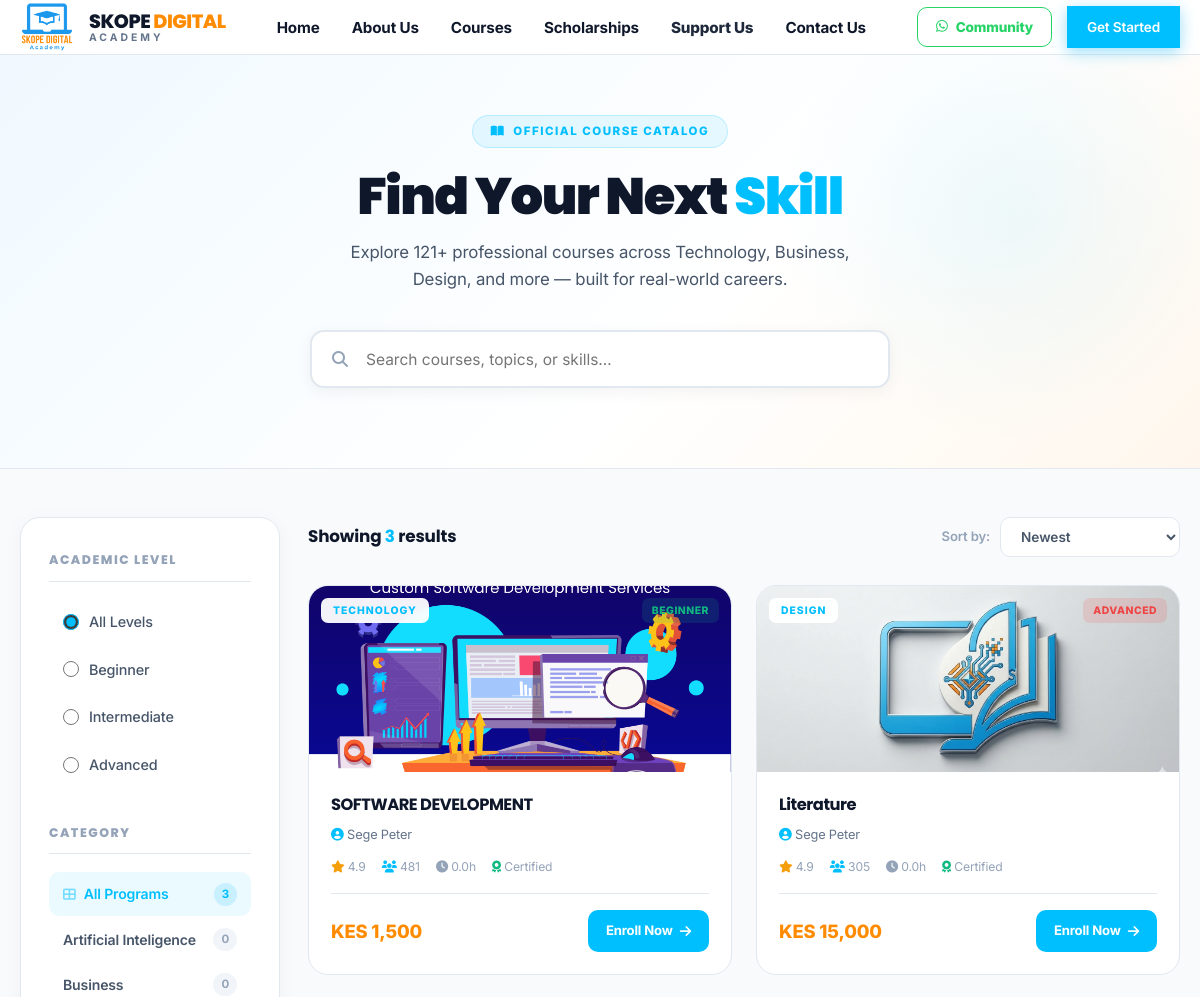
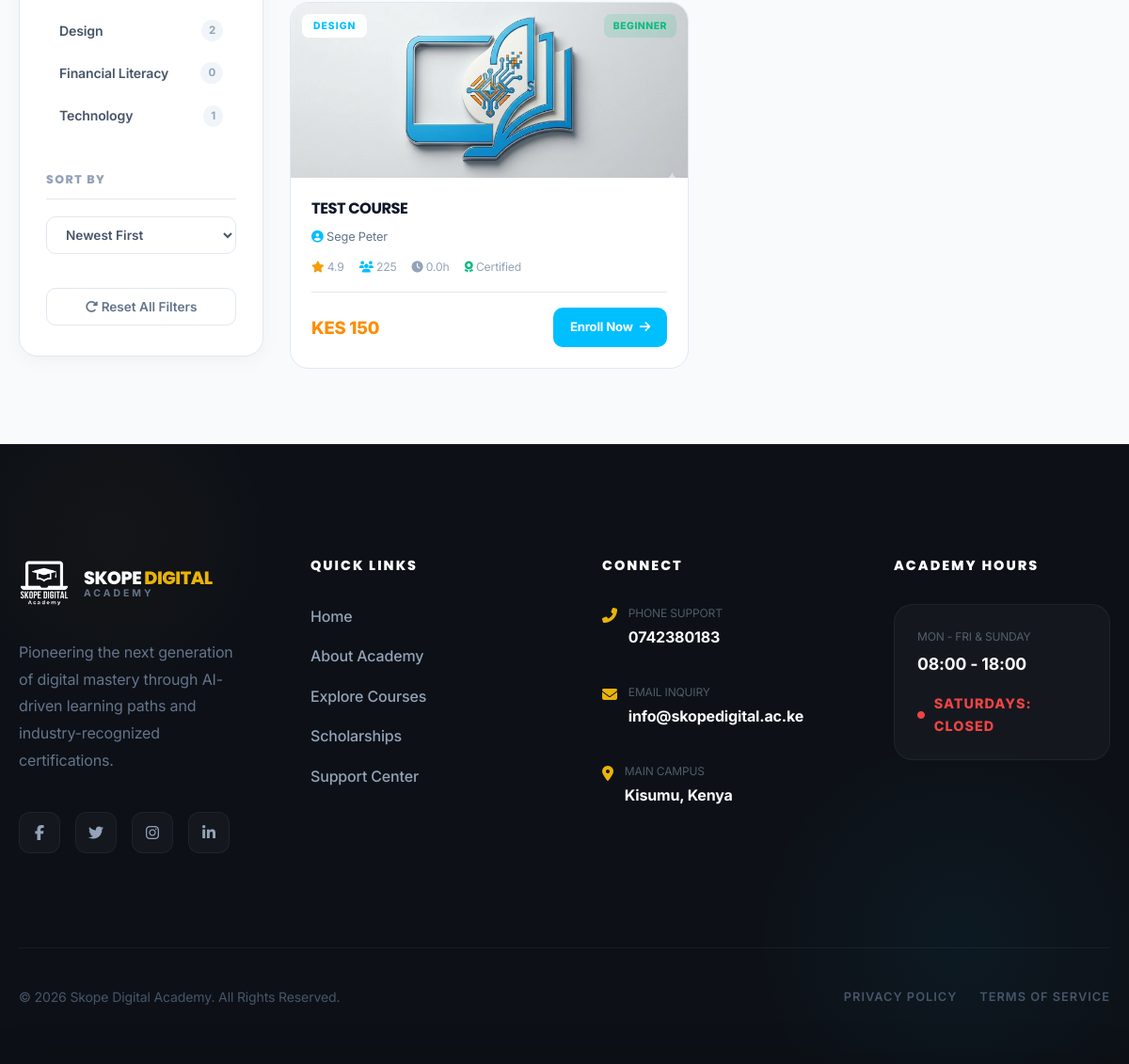
/courses.php, run on the app's committed database (2 pictures, top to bottom).
### tables this page shows
CREATE TABLE `categories` (
  `id` int(11) NOT NULL AUTO_INCREMENT,
  `name` varchar(100) NOT NULL,
  `slug` varchar(120) NOT NULL,
  `icon` varchar(50) DEFAULT 'fas fa-book',
  `color` varchar(20) DEFAULT '#00AEEF',
  `created_at` datetime DEFAULT current_timestamp(),
  PRIMARY KEY (`id`),
  UNIQUE KEY `slug` (`slug`)
);

CREATE TABLE `courses` (
  `id` int(11) NOT NULL AUTO_INCREMENT,
  `tutor_id` int(11) NOT NULL,
  `category_id` int(11) DEFAULT NULL,
  `title` varchar(255) NOT NULL,
  `slug` varchar(280) DEFAULT NULL,
  `description` text DEFAULT NULL,
  `level` enum('beginner','intermediate','advanced') DEFAULT 'beginner',
  `price` decimal(10,2) DEFAULT 0.00,
  `thumbnail` varchar(255) DEFAULT NULL,
  `preview_video` varchar(255) DEFAULT NULL,
  `status` enum('draft','pending','published','archived') DEFAULT 'draft',
  `duration_hours` decimal(5,1) DEFAULT 0.0,
  `total_lessons` int(11) DEFAULT 0,
  `enrolled_count` int(11) DEFAULT 0,
  `avg_rating` decimal(3,2) DEFAULT 0.00,
  `created_at` datetime DEFAULT current_timestamp(),
  PRIMARY KEY (`id`),
  KEY `tutor_id` (`tutor_id`),
  KEY `category_id` (`category_id`)
);

CREATE TABLE `users` (
  `id` int(11) NOT NULL AUTO_INCREMENT,
  `name` varchar(150) NOT NULL,
  `email` varchar(191) NOT NULL,
  `password` varchar(255) NOT NULL,
  `role` enum('admin','tutor','student') NOT NULL DEFAULT 'student',
  `admission_number` varchar(50) DEFAULT NULL,
  `phone` varchar(20) DEFAULT NULL,
  `avatar` varchar(255) DEFAULT NULL,
  `bio` text DEFAULT NULL,
  `dob` date DEFAULT NULL,
  `gender` enum('male','female','other') DEFAULT NULL,
  `county` varchar(100) DEFAULT NULL,
  `nationality` varchar(100) DEFAULT 'Kenyan',
  `national_id` varchar(50) DEFAULT NULL,
  `education_level` varchar(100) DEFAULT NULL,
  `id_document` varchar(255) DEFAULT NULL,
  `referral_code` varchar(50) DEFAULT NULL,
  `referred_by` int(11) DEFAULT NULL,
  `status` enum('active','pending','suspended') NOT NULL DEFAULT 'pending',
  `email_verified` tinyint(1) DEFAULT 0,
  `points` int(11) DEFAULT 0,
  `merit_coins` decimal(15,2) DEFAULT 0.00,
  `created_at` datetime DEFAULT current_timestamp(),
  `last_login` datetime DEFAULT NULL,
  PRIMARY KEY (`id`),
  UNIQUE KEY `email` (`email`),
  UNIQUE KEY `referral_code` (`referral_code`),
  UNIQUE KEY `national_id` (`national_id`),
  UNIQUE KEY `admission_number` (`admission_number`),
  KEY `fk_referred_by` (`referred_by`),
  CONSTRAINT `fk_referred_by` FOREIGN KEY (`referred_by`) REFERENCES `users` (`id`) ON DELETE SET NULL
);

### includes/auth.php (called while the page is built, shortened)
<?php
function isLoggedIn(): bool {
    return isset($_SESSION['user_id']) && !empty($_SESSION['user_id']);
}

### courses.php (the view, shortened to what this page needs)
<?php
require_once 'includes/db.php';
require_once 'includes/auth.php';
$cat_id = $_GET['category'] ?? 'all';
$level  = $_GET['level']    ?? 'all';
$search = trim($_GET['search'] ?? '');
$sort   = $_GET['sort']     ?? 'newest';
$params = [];
$query  = "SELECT c.*, u.name AS tutor_name, cat.name AS category_name
           FROM courses c
           JOIN users u ON c.tutor_id = u.id
           LEFT JOIN categories cat ON c.category_id = cat.id
           WHERE c.status = 'published'";
$query .= match($sort) {
    'price_asc'  => " ORDER BY c.price ASC",
    'price_desc' => " ORDER BY c.price DESC",
    'rating'     => " ORDER BY c.avg_rating DESC",
    default      => " ORDER BY c.created_at DESC",
};
try {
    $stmt = $pdo->prepare($query);
    $stmt->execute($params);
    $courses = $stmt->fetchAll();
    $categories = $pdo->query("SELECT * FROM categories ORDER BY name ASC")->fetchAll();
    $cat_counts = [];
    foreach ($pdo->query("SELECT category_id, COUNT(*) AS cnt FROM courses WHERE status='published' GROUP BY category_id")->fetchAll() as $r) {
        $cat_counts[$r['category_id']] = $r['cnt'];
    }
    $total_published = array_sum($cat_counts);
} catch (Exception $e) {
    $courses = []; $categories = []; $cat_counts = []; $total_published = 0;
}
$user = isLoggedIn() ? currentUser() : null;
$enrolled_ids = $user ? $pdo->query("SELECT course_id FROM enrollments WHERE student_id = ".$user['id']." AND status != 'cancelled'")->fetchAll(PDO::FETCH_COLUMN) : [];
?>
<!DOCTYPE html>
<html lang="en">
<head>
<link rel="stylesheet" href="https://cdnjs.cloudflare.com/ajax/libs/font-awesome/6.5.1/css/all.min.css">
<link rel="stylesheet" href="assets/css/main.css">
</head>
<body>
<?php require_once 'includes/nav.php'; ?>
<section class="page-hero">
  <div class="container" style="text-align:center; position:relative; z-index:1;">
    <div style="display:inline-flex;align-items:center;gap:8px;background:rgba(0,191,255,0.09);color:#00BFFF;border:1px solid rgba(0,191,255,0.2);padding:6px 18px;border-radius:999px;font-size:0.72rem;font-weight:800;text-transform:uppercase;letter-spacing:1.5px;margin-bottom:20px;">
      <i class="fas fa-book-open"></i> Official Course Catalog
    </div>
    <h1>Find Your Next <span>Skill</span></h1>
    <p>Explore <?= number_format($total_published + 118) ?>+ professional courses across Technology, Business, Design, and more — built for real-world careers.</p>
    <form action="courses.php" method="GET" class="search-wrap" id="heroSearch">
      <i class="fas fa-search search-icon"></i>
      <input type="text" name="search" class="search-field"
             placeholder="Search courses, topics, or skills…"
             value="<?= htmlspecialchars($search) ?>">
    </form>
  </div>
</section>
<div class="container">
  <div class="catalog-wrap">
    <aside>
      <div class="filter-panel">
        <form id="filterForm" action="courses.php" method="GET">
          <div class="filter-section">
            <span class="filter-label">Academic Level</span>
            <div class="filter-radio">
              <?php foreach(['all'=>'All Levels','beginner'=>'Beginner','intermediate'=>'Intermediate','advanced'=>'Advanced'] as $val=>$lbl): ?>
              <label class="radio-item">
                <input type="radio" name="level" value="<?= $val ?>" <?= $level === $val ? 'checked' : '' ?> onchange="document.getElementById('filterForm').submit()">
                <?= $lbl ?>
              </label>
              <?php endforeach; ?>
            </div>
          </div>
          <div class="filter-section">
            <span class="filter-label">Category</span>
            <a href="courses.php?level=<?= $level ?>&search=<?= urlencode($search) ?>" class="cat-item <?= $cat_id === 'all' ? 'active' : '' ?>">
              <span><i class="fas fa-th-large" style="margin-right:8px;font-size:0.8rem;opacity:0.5;"></i>All Programs</span>
              <span class="cat-count"><?= number_format($total_published) ?></span>
            </a>
            <?php foreach($categories as $cat): ?>
            <a href="courses.php?category=<?= $cat['id'] ?>&level=<?= $level ?>&search=<?= urlencode($search) ?>" class="cat-item <?= $cat_id == $cat['id'] ? 'active' : '' ?>">
              <span><?= htmlspecialchars($cat['name']) ?></span>
              <span class="cat-count"><?= $cat_counts[$cat['id']] ?? 0 ?></span>
            </a>
            <?php endforeach; ?>
          </div>
          <div class="filter-section">
            <span class="filter-label">Sort By</span>
            <select name="sort" class="sort-select" style="width:100%;margin-top:0;" onchange="document.getElementById('filterForm').submit()">
              <option value="newest"    <?= $sort==='newest'    ?'selected':'' ?>>Newest First</option>
            </select>
          </div>
          <button type="button" class="btn-clear" onclick="window.location.href='courses.php'">
            <i class="fas fa-redo-alt"></i> Reset All Filters
          </button>
        </form>
      </div>
    </aside>
    <main>
      <div class="results-header">
        <div style="display:flex;align-items:center;gap:12px;flex-wrap:wrap;">
          <div class="results-count">
            Showing <span><?= count($courses) ?></span> result<?= count($courses) !== 1 ? 's' : '' ?>
          </div>
        </div>
        <div class="desktop-sort" style="display:flex;align-items:center;gap:10px;">
          <label style="font-size:0.82rem;color:#94a3b8;font-weight:600;white-space:nowrap;">Sort by:</label>
          <select class="sort-select" onchange="window.location.href='courses.php?category=<?= $cat_id ?>&level=<?= $level ?>&search=<?= urlencode($search) ?>&sort='+this.value">
            <option value="newest"    <?= $sort==='newest'    ?'selected':'' ?>>Newest</option>
          </select>
        </div>
      </div>
      <div class="course-grid">
        <?php if(!empty($courses)): ?>
          <?php foreach($courses as $c): ?>
          <article class="c-card">
            <div class="c-thumb">
              <?php if($c['thumbnail']): ?>
                <img src="uploads/courses/<?= htmlspecialchars($c['thumbnail']) ?>" alt="<?= htmlspecialchars($c['title']) ?>" loading="lazy">
              <?php endif; ?>
              <div class="c-cat"><?= htmlspecialchars($c['category_name'] ?? 'General') ?></div>
              <div class="c-level level-<?= strtolower($c['level'] ?? 'beginner') ?>"><?= ucfirst($c['level'] ?? 'Beginner') ?></div>
            </div>
            <div class="c-body">
              <h3 class="c-title"><?= htmlspecialchars($c['title']) ?></h3>
              <div class="c-tutor">
                <i class="fas fa-user-circle" style="color:#00BFFF;"></i>
                <?= htmlspecialchars($c['tutor_name']) ?>
              </div>
              <div class="c-stats">
                <span><i class="fas fa-star" style="color:#f59e0b;"></i> 4.9</span>
                <span><i class="fas fa-users" style="color:#00BFFF;"></i> <?= rand(200,900) ?></span>
                <span><i class="fas fa-clock" style="color:#94a3b8;"></i> <?= $c['duration_hours'] ?? rand(8,40) ?>h</span>
                <span><i class="fas fa-award" style="color:#10b981;"></i> Certified</span>
              </div>
              <div class="c-footer">
                <span class="c-price">KES <?= number_format($c['price']) ?></span>
                <?php if(in_array($c['id'], $enrolled_ids)): ?>
                  <a href="student/classroom.php?id=<?= $c['id'] ?>" class="btn-enroll" style="background: var(--secondary); border-color: var(--secondary);">
                    Resume Learning <i class="fas fa-play-circle" style="margin-left:5px;"></i>
                  </a>
                <?php else: ?>
                  <a href="course-details.php?id=<?= $c['id'] ?>" class="btn-enroll">
                    Enroll Now <i class="fas fa-arrow-right"></i>
                  </a>
                <?php endif; ?>
              </div>
            </div>
          </article>
          <?php endforeach; ?>
        <?php endif; ?>
      </div>
    </main>
  </div>
</div>
<?php require_once 'includes/footer.php'; ?>
</body>
</html>

### data on the page
categories: name "Artificial Inteligence", id "0"
categories: name "Business", id "0"
categories: name "Design", id "2"
categories: name "Financial Literacy", id "0"
categories: name "Technology", id "1"
courses: thumbnail (picture), category.name "TECHNOLOGY", level "BEGINNER", title "SOFTWARE DEVELOPMENT", users.name "Sege Peter", duration_hours "0.0", price "1,500"
courses: thumbnail (picture), category.name "DESIGN", level "ADVANCED", title "Literature", users.name "Sege Peter", duration_hours "0.0", price "15,000"
courses: thumbnail (picture), category.name "DESIGN", level "BEGINNER", title "TEST COURSE", users.name "Sege Peter", duration_hours "0.0", price "150"

### other printed values
$total_published + 118 "121"
$lbl "All Levels"
$lbl "Beginner"
$lbl "Intermediate"
$lbl "Advanced"
$total_published "3"
count($courses) "3"
